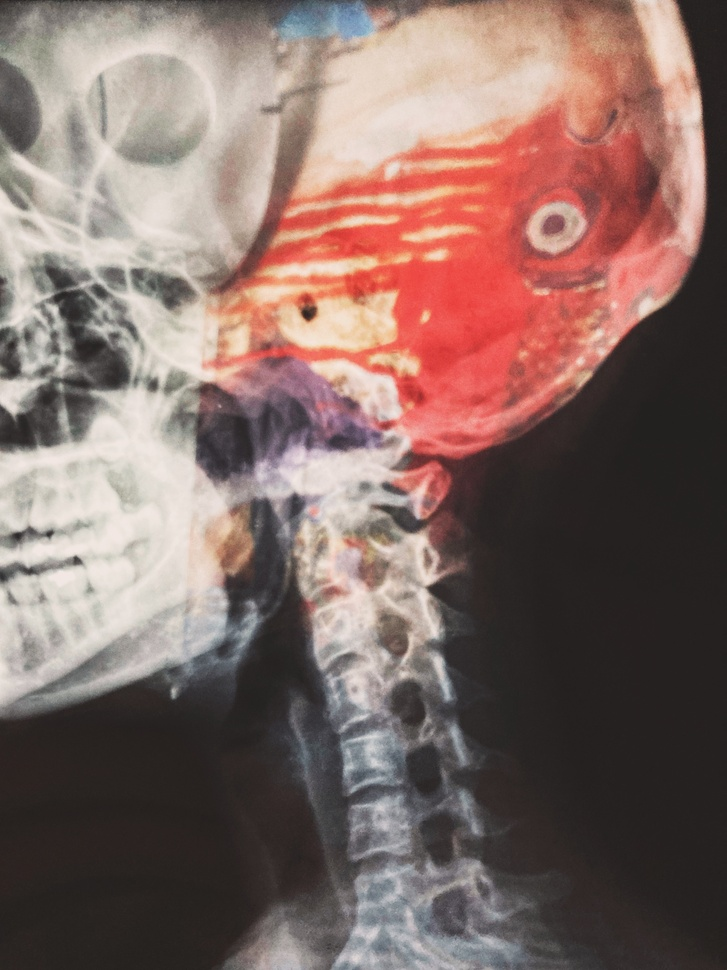
#> input picture xiao-cui-3S2FmTt4HKE-unsplash.jpg, 727 x 970 px, shrunk from 3024 x 4032 before the run, found by its file name
$ python Colorbalancing.py
#> lines starting #> are read from the running program, lines starting #| are printed output that depends on the picture
import cv2
import numpy as np
import matplotlib.pyplot as plt

# Load the image
image_path = '/Users/meltemballan/Documents/Image_Processing/CH4_Ballan/xiao-cui-3S2FmTt4HKE-unsplash.jpg'
image = cv2.imread(image_path)
#> image is the input picture: shape (970, 727, 3); mean B, G, R 102.3, 107.9, 131.3

# Split the image into its color channels
b, g, r = cv2.split(image)
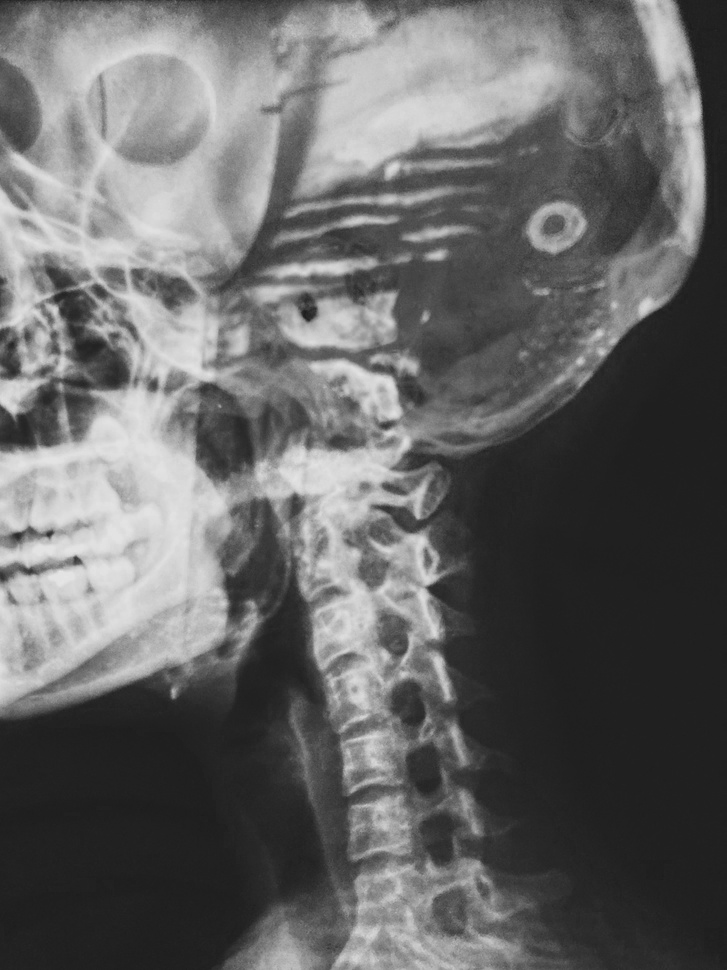
#> b: shape (970, 727); min 27, max 229, mean 102.3
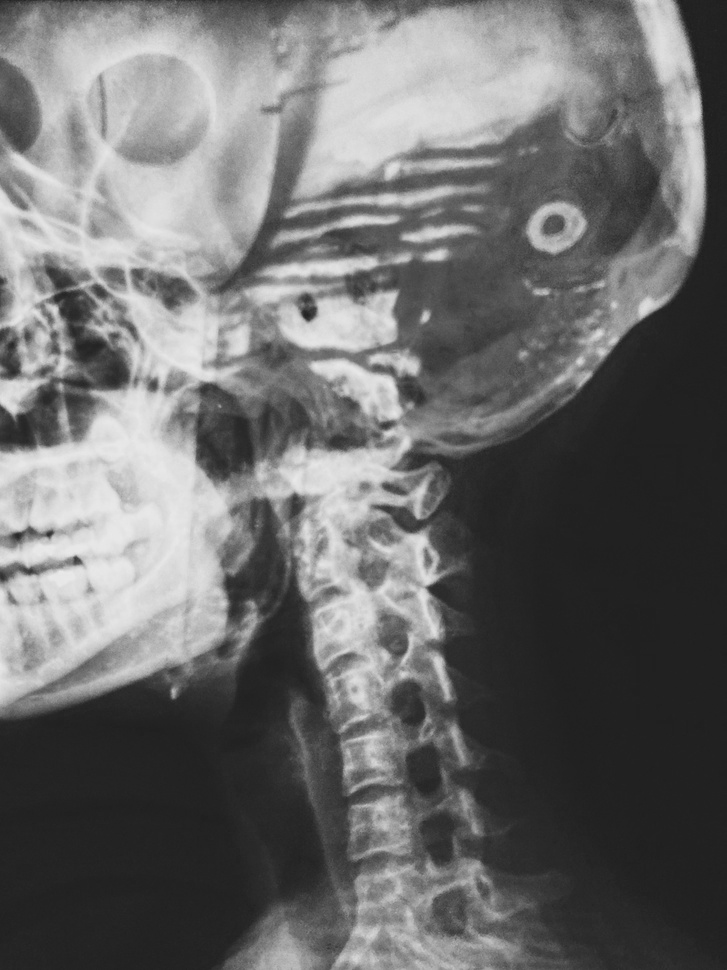
#> g: shape (970, 727); min 28, max 234, mean 107.9
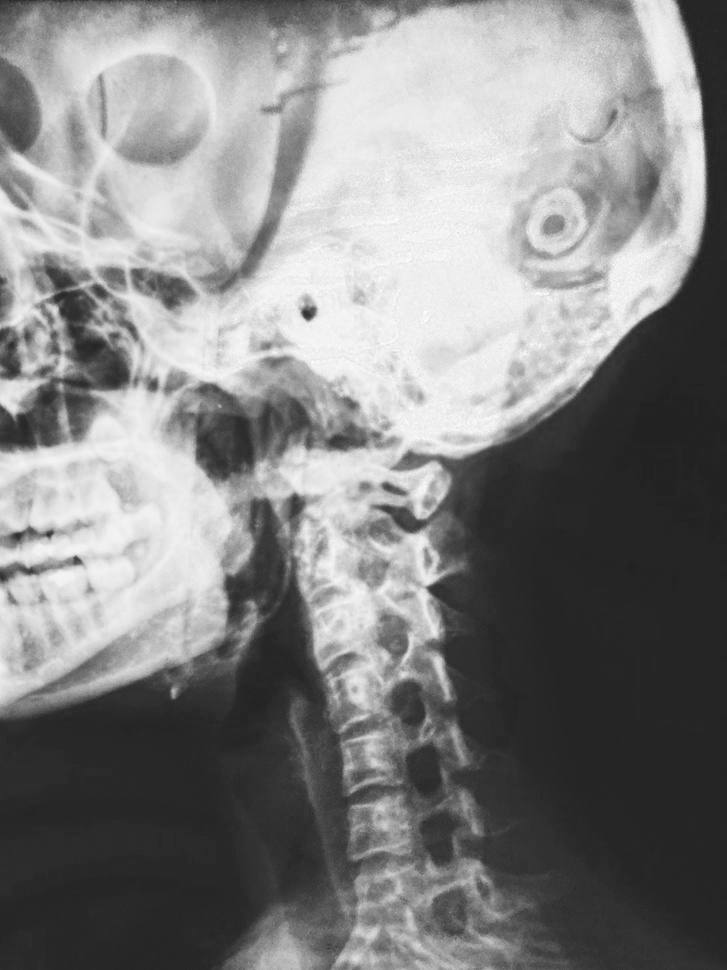
#> r: shape (970, 727); min 32, max 255, mean 131.3

# Create a CLAHE object (Arguments are optional)
clahe = cv2.createCLAHE(clipLimit=2.0, tileGridSize=(8,8))

# Apply CLAHE to each color channel
b_clahe = clahe.apply(b)
g_clahe = clahe.apply(g)
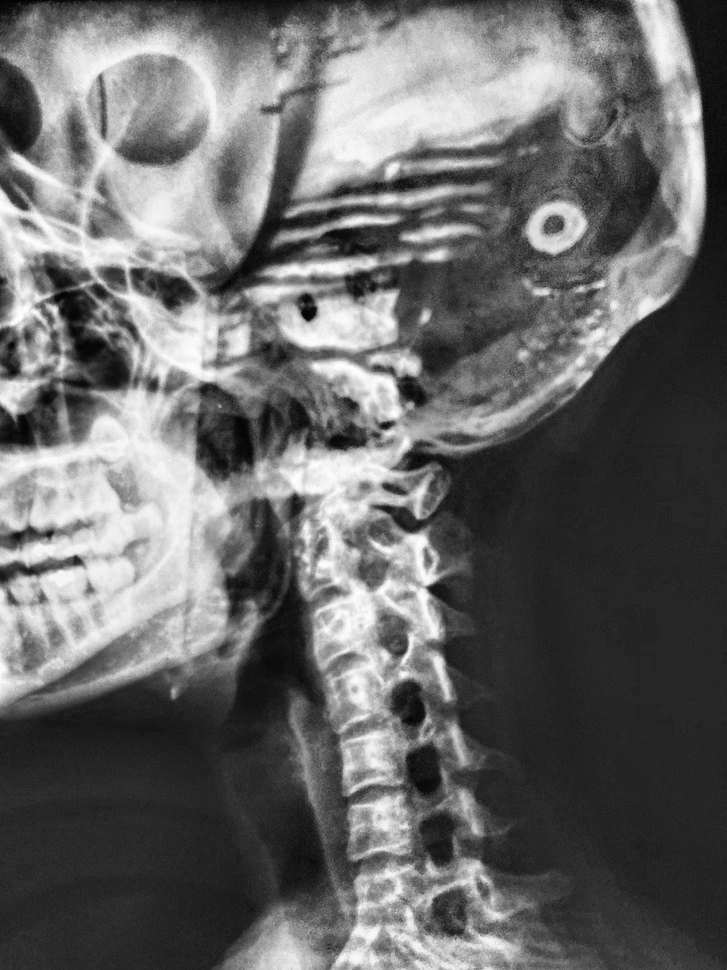
#> g_clahe: shape (970, 727); min 3, max 255, mean 104.7
r_clahe = clahe.apply(r)
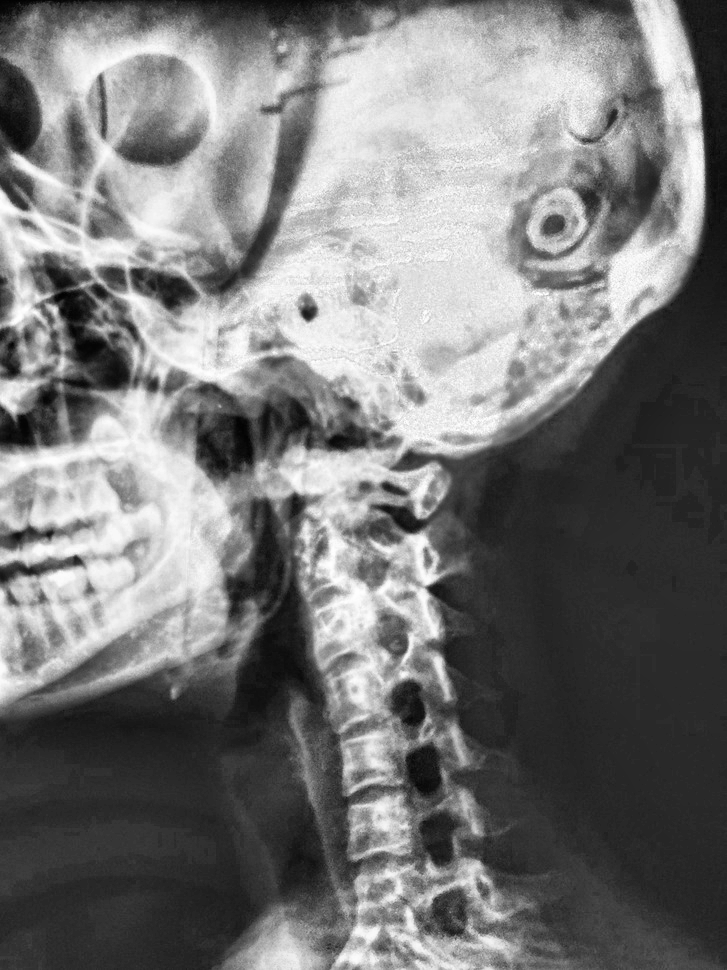
#> r_clahe: shape (970, 727); min 2, max 255, mean 120.4

# Merge the channels back together
balanced_image_clahe = cv2.merge([b_clahe, g_clahe, r_clahe])
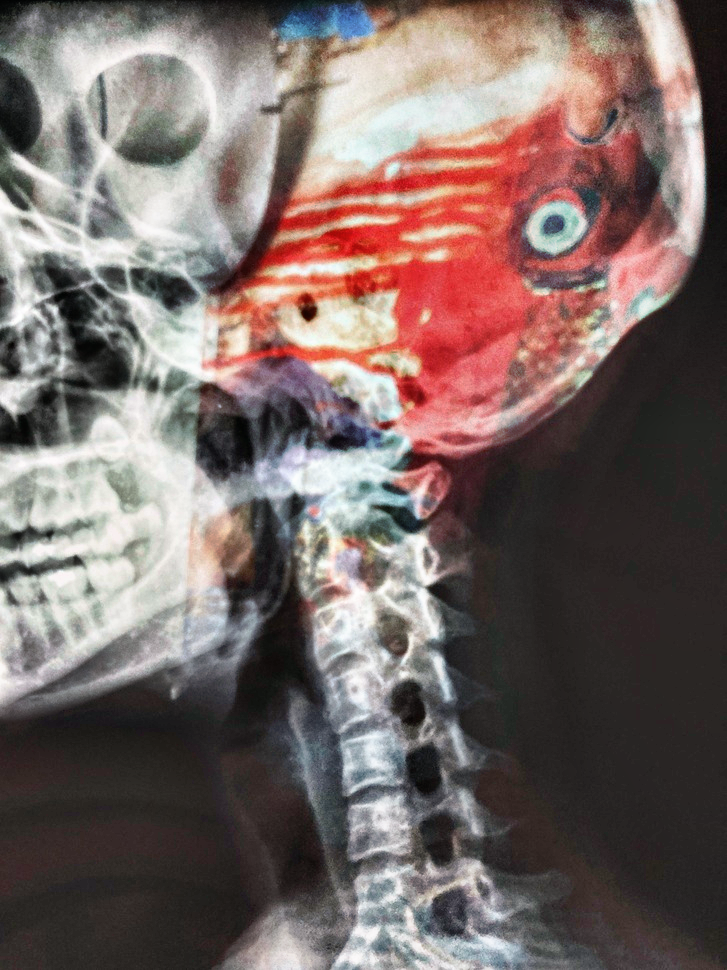
#> balanced_image_clahe: shape (970, 727, 3); mean B, G, R 101.6, 104.7, 120.4

# Display the original and balanced images side by side
plt.figure(figsize=(10, 5))
plt.subplot(1, 2, 1)
plt.imshow(cv2.cvtColor(image, cv2.COLOR_BGR2RGB))
plt.title('Original Image')
plt.subplot(1, 2, 2)
plt.imshow(cv2.cvtColor(balanced_image_clahe, cv2.COLOR_BGR2RGB))
plt.title('Balanced Image (CLAHE)')
plt.show()
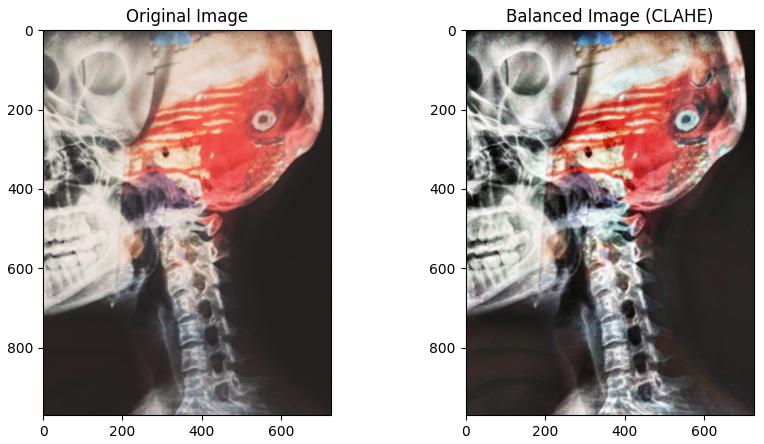
#> figure drawn by matplotlib, 2 panels

$ run again, with bundo-kim-S-TcfjrYVKo-unsplash.jpg copied over xiao-cui-3S2FmTt4HKE-unsplash.jpg
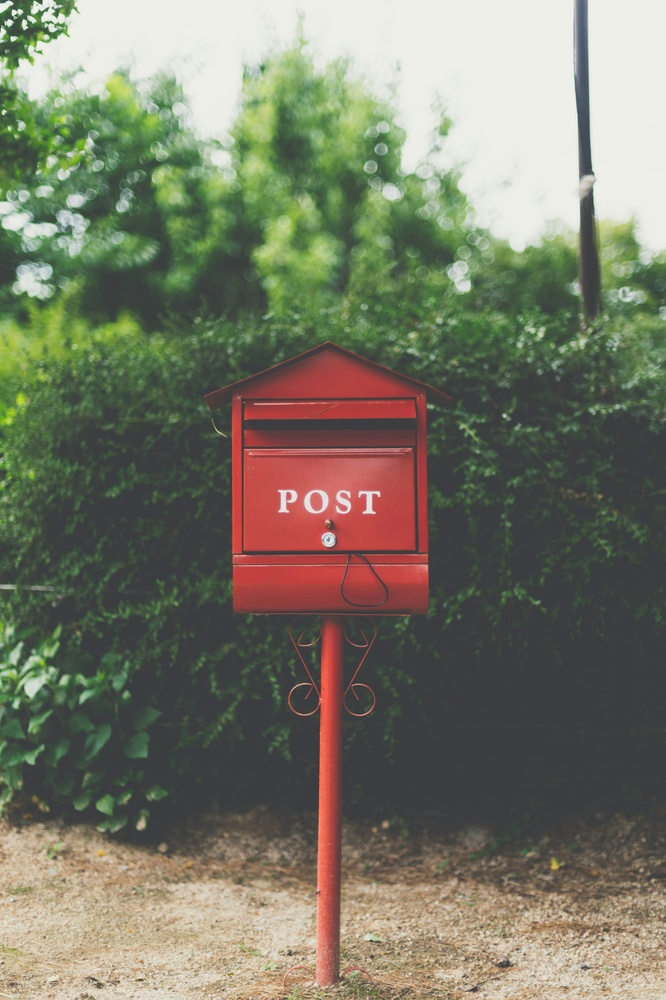
#> input picture bundo-kim-S-TcfjrYVKo-unsplash.jpg, 666 x 1000 px, shrunk from 3219 x 4836 before the run, found by its file name
#> image is the input picture: shape (1000, 666, 3); mean B, G, R 103.3, 120.5, 120.9
#> `r_clahe = clahe.apply(r)`:
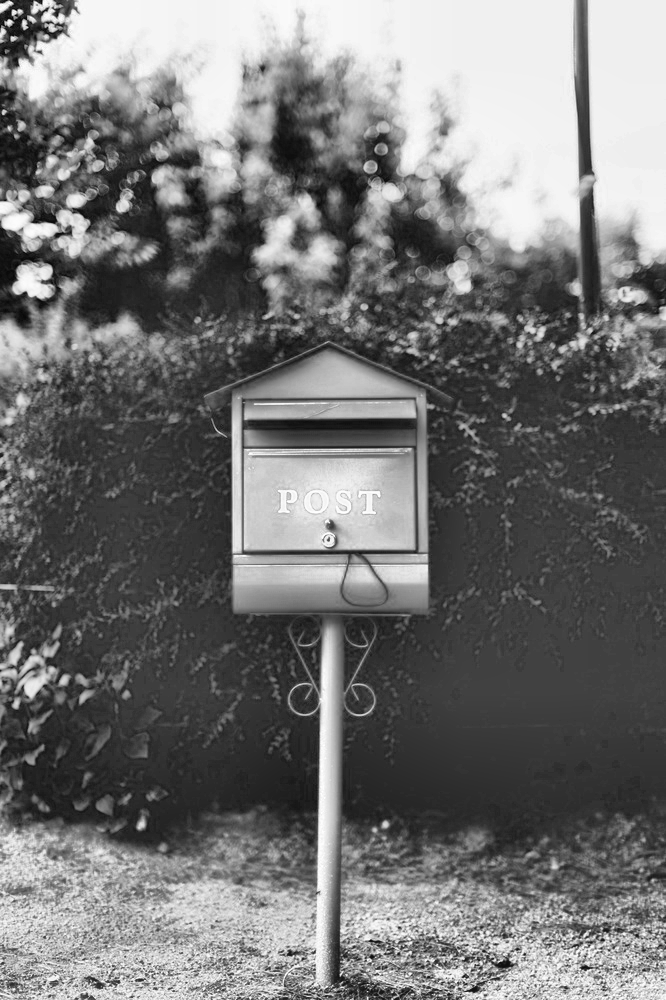
#> r_clahe: shape (1000, 666); min 8, max 255, mean 116.5
#> `plt.show()`:
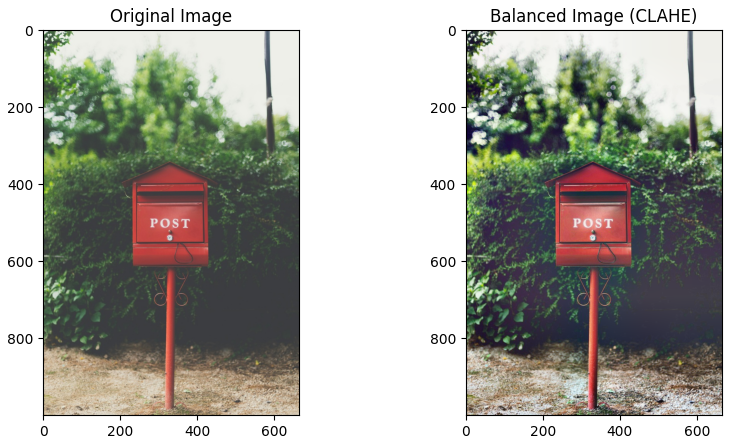
#> figure drawn by matplotlib, 2 panels
